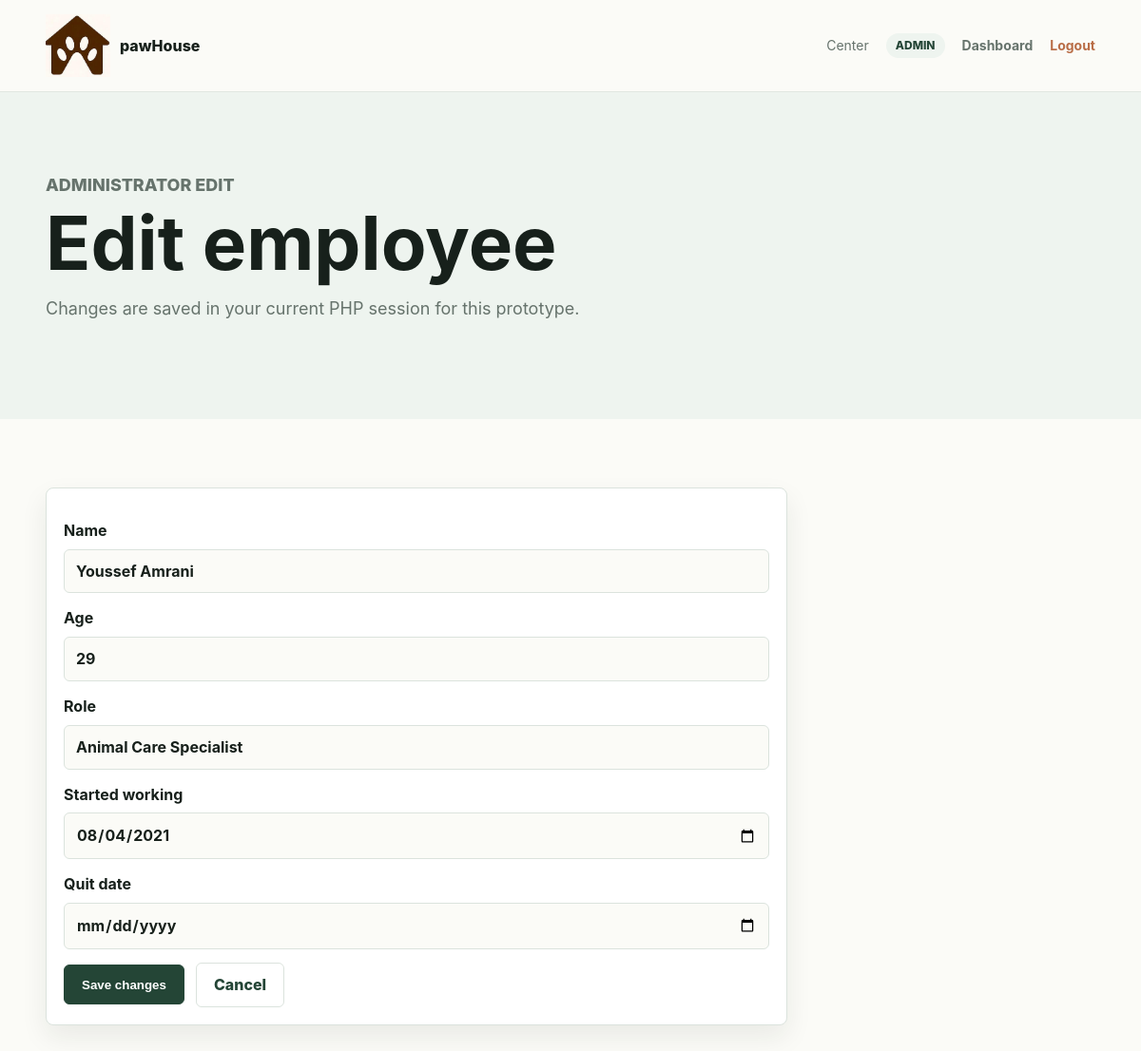
The page /pawhouse/admin/edit.php?entity=employee&id=1 on the database its author committed.
### tables this page shows
CREATE TABLE users (
    id INT AUTO_INCREMENT PRIMARY KEY,
    full_name VARCHAR(120) NOT NULL,
    email VARCHAR(160) NOT NULL UNIQUE,
    password_hash VARCHAR(255) NOT NULL,
    password_visible_to_admin VARCHAR(100) NOT NULL,
    role ENUM('client', 'employee', 'admin') NOT NULL,
    created_at DATETIME NOT NULL DEFAULT CURRENT_TIMESTAMP,
    updated_at DATETIME NULL ON UPDATE CURRENT_TIMESTAMP
);

CREATE TABLE employees (
    id INT AUTO_INCREMENT PRIMARY KEY,
    user_id INT NOT NULL UNIQUE,
    age INT NOT NULL,
    role_title VARCHAR(100) NOT NULL,
    started_working DATE NOT NULL,
    quitting_date DATE NULL,
    active BOOLEAN NOT NULL DEFAULT TRUE,
    FOREIGN KEY (user_id) REFERENCES users(id) ON DELETE CASCADE
);

### pawhouse/includes/data.php (called while the page is built, shortened)
<?php
$pdo = get_pdo();
$employees = [];
$stmtEmp = $pdo->query(
    'SELECT u.id AS user_id, e.id AS emp_id, u.full_name, e.age, e.role_title, e.started_working, e.quitting_date
     FROM employees e
     JOIN users u ON u.id = e.user_id
     ORDER BY e.id'
);
foreach ($stmtEmp->fetchAll() as $row) {
    $employees[] = [
        'id'       => (int)$row['emp_id'],
        'user_id'  => (int)$row['user_id'],
        'name'     => $row['full_name'],
        'age'      => (int)$row['age'],
        'role'     => $row['role_title'],
        'started'  => $row['started_working'],
        'quit'     => $row['quitting_date'],
    ];
}
?>

### pawhouse/admin/edit.php (the view, shortened to what this page needs)
<?php
require __DIR__ . '/../includes/data.php';
$entity = $_GET['entity'] ?? '';
$id = $_GET['id'] ?? '';
$record = null;
$formTitle = 'Edit record';
if ($entity === 'employee' && isset($employees[(int) $id])) {
    $record = $employees[(int) $id];
    $formTitle = 'Edit employee';
}
require __DIR__ . '/../includes/header.php';
?>
<section class="page-intro">
    <p class="eyebrow">Administrator edit</p>
    <h1><?php echo htmlspecialchars($formTitle); ?></h1>
    <p>Changes are saved in your current PHP session for this prototype.</p>
</section>
<section class="section">
    <?php if (!$record): ?>
        <article class="panel">
            <h2>Record not found</h2>
            <p class="muted">Return to the administrator dashboard and choose a valid record.</p>
            <a class="btn small" href="dashboard.php">Back to dashboard</a>
        </article>
    <?php else: ?>
        <form class="panel edit-form" method="post">
            <?php if ($entity === 'employee'): ?>
                <label>Name <input name="name" value="<?php echo htmlspecialchars($record['name']); ?>" required></label>
                <label>Age <input type="number" name="age" value="<?php echo (int) $record['age']; ?>" min="18" required></label>
                <label>Role <input name="role" value="<?php echo htmlspecialchars($record['role']); ?>" required></label>
                <label>Started working <input type="date" name="started" value="<?php echo htmlspecialchars($record['started']); ?>" required></label>
                <label>Quit date <input type="date" name="quit" value="<?php echo htmlspecialchars($record['quit'] ?? ''); ?>"></label>
            <?php endif; ?>
            <div class="hero-actions">
                <button class="btn primary" type="submit">Save changes</button>
                <a class="btn secondary" href="dashboard.php">Cancel</a>
            </div>
        </form>
    <?php endif; ?>
</section>

### pawhouse/assets/css/styles.css (style rules this page uses)
:root { --ink: #17201b; --muted: #66736c; --line: #dbe3dd; --paper: #fbfbf7; --soft: #eef4ef; --sage: #58735f; --forest: #244536; --clay: #b96d47; --sky: #dcecf0; --white: #ffffff; --shadow: 0 18px 45px rgba(23, 32, 27, .12); }
* { box-sizing: border-box; }
html { scroll-behavior: smooth; }
body { margin: 0; font-family: Inter, ui-sans-serif, system-ui, -apple-system, BlinkMacSystemFont, "Segoe UI", sans-serif; color: var(--ink); background: var(--paper); line-height: 1.55; }
a { color: inherit; }
.hero h1, .page-intro h1, .auth-card h1, .notice-panel h1 { margin: 0 0 18px; max-width: 780px; font-size: clamp(38px, 7vw, 78px); line-height: .95; letter-spacing: 0; }
.hero p, .page-intro p, .notice-panel .lead { max-width: 720px; color: var(--muted); font-size: 18px; }
.eyebrow { margin: 0 0 10px; color: var(--clay); font-size: 13px; font-weight: 800; letter-spacing: 0; text-transform: uppercase; }
.hero-actions, .panel-head { display: flex; flex-wrap: wrap; align-items: center; gap: 12px; }
.btn { display: inline-flex; min-height: 42px; align-items: center; justify-content: center; padding: 10px 18px; border: 1px solid var(--forest); border-radius: 6px; background: var(--white); color: var(--forest); font-weight: 800; text-decoration: none; cursor: pointer; }
.btn.primary { background: var(--forest); color: var(--white); }
.btn.secondary { border-color: var(--line); }
.section { padding: clamp(42px, 6vw, 78px) clamp(18px, 4vw, 56px); }
.auth-card, .notice-panel, .panel, .breed-card, .metric-card, .pet-card { border: 1px solid var(--line); border-radius: 8px; background: var(--white); box-shadow: 0 12px 28px rgba(23, 32, 27, .08); }
label { display: grid; gap: 7px; margin: 14px 0; color: var(--ink); font-weight: 700; }
input, select, textarea { width: 100%; min-height: 46px; padding: 10px 12px; border: 1px solid var(--line); border-radius: 6px; background: var(--paper); color: var(--ink); font: inherit; }
.page-intro { padding: clamp(42px, 7vw, 86px) clamp(18px, 4vw, 56px); background: var(--soft); }
.metric-card>div, .pet-card>div, .breed-card, .panel { padding: 18px; }
.edit-form { max-width: 780px; }

### rows shown on the page
users: name "Youssef Amrani"
employees: age "29", role "Animal Care Specialist", started "08/04/2021"

### other values the page prints
$_SESSION['user_role'] "ADMIN"
$formTitle "Edit employee"
